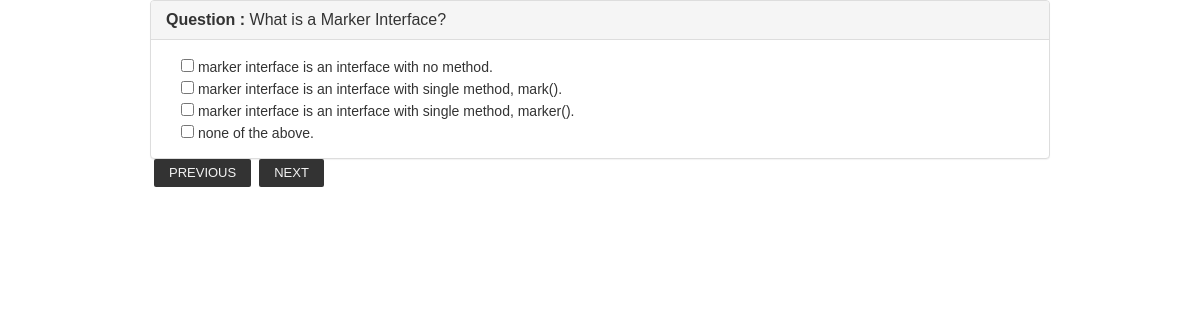
Page /php/phppagination.php?id=5 on the committed database.
### tables this page shows
CREATE TABLE IF NOT EXISTS `questions` (
  `id` int(10) NOT NULL AUTO_INCREMENT,
  `question` varchar(400) NOT NULL,
  `category_id` int(10) NOT NULL,
  `level` varchar(10) NOT NULL,
  `isActive` tinyint(1) NOT NULL DEFAULT '1',
  PRIMARY KEY (`id`),
  KEY `category_id` (`category_id`)
);

CREATE TABLE IF NOT EXISTS `question_choices` (
  `id` int(10) NOT NULL AUTO_INCREMENT,
  `question_id` int(10) NOT NULL,
  `is_Correct_Choice` varchar(4) NOT NULL,
  `choice1` varchar(300) NOT NULL,
  `choice2` varchar(300) NOT NULL,
  `choice3` varchar(300) NOT NULL,
  `choice4` varchar(300) NOT NULL,
  `choice5` varchar(300) NOT NULL,
  `choice6` varchar(300) NOT NULL,
  `choice7` varchar(300) NOT NULL,
  `choice8` varchar(300) NOT NULL,
  `choice9` varchar(300) NOT NULL,
  `choice10` varchar(300) NOT NULL,
  PRIMARY KEY (`id`),
  KEY `question_id` (`question_id`)
);

### php/phppagination.php (the view, shortened to what this page needs)
<!DOCTYPE html>
<html>
<head>
  <link rel="stylesheet" href="https://maxcdn.bootstrapcdn.com/bootstrap/3.3.7/css/bootstrap.min.css">
</head>
<body>
<div id="content">
<div class="panel-group" id="accordion" role="tablist" aria-multiselectable="true">
<?php
$start=0;
$limit=1;
if(isset($_GET['id']))
{
	$id=$_GET['id'];
	$start=($id-1)*$limit;
}
$query=mysql_query("select * from questions LIMIT $start, $limit");
while($query2=mysql_fetch_array($query))
{
	$id1 = $query2[0];
?>
                                <div class="panel panel-default" id="ques1">
                                    <div class="panel-heading online-test" role="tab" id="">
                                        <h4 class="panel-title">
                                            <a><b>Question :</b> <?php echo $query2['question']; ?> </a>
                                        </h4>
                                    </div>
                                    <div class="panel-collapse">
                                        <div class="panel-body online-test-options">
                                            <div class="col-md-12">
												<?php $sql2 = "select * from question_choices where question_id = '$id1' ";
													$result2 = mysql_query($sql2) or die(mysql_error());
													while($row = mysql_fetch_object($result2))
													{
											?>
												<div><span class="test-answer"><input type="checkbox" name="question[<?php echo $id ?>]" value="A"> <?php echo $row->choice1; ?></span></div>
												<div><span class="test-answer"><input type="checkbox" name="question[<?php echo $id ?>]" value="B"> <?php echo $row->choice2; ?></span></div>
												<div><span class="test-answer"><input type="checkbox" name="question[<?php echo $id ?>]" value="C"> <?php echo $row->choice3; ?></span></div>
												<div><span class="test-answer"><input type="checkbox" name="question[<?php echo $id ?>]" value="D"> <?php echo $row->choice4; ?></span></div>
												<?php } ?>
                                            </div>
                                        </div>
                                    </div>
                                </div>
<?php
}
$rows=mysql_num_rows(mysql_query("select * from questions"));
$total=ceil($rows/$limit);
if($id>1)
{
	echo "<a href='?id=".($id-1)."' class='button'>PREVIOUS</a>";
}
if($id!=$total)
{
	echo "<a href='?id=".($id+1)."' class='button'>NEXT</a>";
}
?>
</div>
</div>
</body>
</html>

### php/phppagination.php (style rules this page uses)
#content { width: 900px; margin: 0 auto; font-family:Arial, Helvetica, sans-serif; }
.button { padding: 5px 15px; text-decoration: none; background: #333; color: #F3F3F3; font-size: 13PX; border-radius: 2PX; margin: 0 4PX; display: block; float: left; }

### rows in the picture
questions: question "What is a Marker Interface?"
question_choices: choice1 "marker interface is an interface with no method.", choice2 "marker interface is an interface with single method, mark().", choice3 "marker interface is an interface with single method, marker().", choice4 "none of the above."
